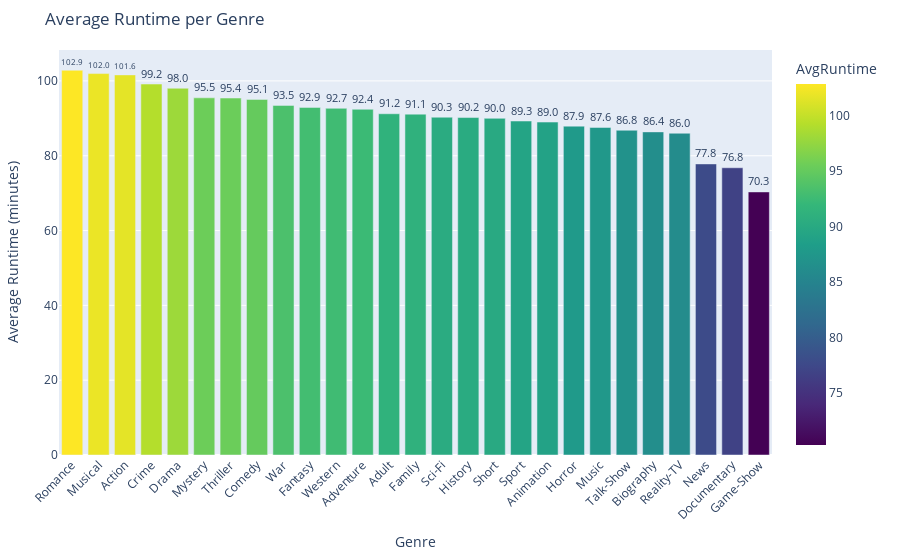

The notebook cell saved with this chart:
### Code cell
fig = px.bar(
    avg_runtime_df.sort_values('AvgRuntime', ascending=False),
    x='Genre',
    y='AvgRuntime',
    color='AvgRuntime',
    color_continuous_scale='Viridis',
    title='Average Runtime per Genre',
    text='AvgRuntime'
)

fig.update_traces(texttemplate='%{text:.1f}', textposition='outside')
fig.update_layout(xaxis_tickangle=-45, yaxis_title='Average Runtime (minutes)', margin=dict(t=50, l=50, r=25, b=100))
fig.show()

### Figure 1 — Plotly figure (JSON) as saved in the notebook; plotly's stock layout.template omitted (floating-point values rounded to 4 significant figures)
{"data": [{"hovertemplate": "Genre=%{x}<br>AvgRuntime=%{marker.color}<extra></extra>", "legendgroup": "", "marker": {"color": [102.9, 102.0, 101.6, 99.17, 98.04, 95.48, 95.43, 95.06, 93.46, 92.93, 92.68, 92.42, 91.23, 91.12, 90.3, 90.21, 90.0, 89.28, 89.0, 87.91, 87.57, 86.82, 86.38, 86.02, 77.82, 76.79, 70.33], "coloraxis": "coloraxis", "pattern": {"shape": ""}}, "name": "", "orientation": "v", "showlegend": false, "text": [102.9, 102.0, 101.6, 99.17, 98.04, 95.48, 95.43, 95.06, 93.46, 92.93, 92.68, 92.42, 91.23, 91.12, 90.3, 90.21, 90.0, 89.28, 89.0, 87.91, 87.57, 86.82, 86.38, 86.02, 77.82, 76.79, 70.33], "textposition": "outside", "texttemplate": "%{text:.1f}", "type": "bar", "x": ["Romance", "Musical", "Action", "Crime", "Drama", "Mystery", "Thriller", "Comedy", "War", "Fantasy", "Western", "Adventure", "Adult", "Family", "Sci-Fi", "History", "Short", "Sport", "Animation", "Horror", "Music", "Talk-Show", "Biography", "Reality-TV", "News", "Documentary", "Game-Show"], "xaxis": "x", "y": [102.9, 102.0, 101.6, 99.17, 98.04, 95.48, 95.43, 95.06, 93.46, 92.93, 92.68, 92.42, 91.23, 91.12, 90.3, 90.21, 90.0, 89.28, 89.0, 87.91, 87.57, 86.82, 86.38, 86.02, 77.82, 76.79, 70.33], "yaxis": "y"}], "layout": {"barmode": "relative", "coloraxis": {"colorbar": {"title": {"text": "AvgRuntime"}}, "colorscale": [[0, "#440154"], [0.1111, "#482878"], [0.2222, "#3e4989"], [0.3333, "#31688e"], [0.4444, "#26828e"], [0.5556, "#1f9e89"], [0.6667, "#35b779"], [0.7778, "#6ece58"], [0.8889, "#b5de2b"], [1, "#fde725"]]}, "legend": {"tracegroupgap": 0}, "margin": {"b": 100, "l": 50, "r": 25, "t": 50}, "title": {"text": "Average Runtime per Genre"}, "xaxis": {"anchor": "y", "domain": [0, 1], "tickangle": -45, "title": {"text": "Genre"}}, "yaxis": {"anchor": "x", "domain": [0, 1], "title": {"text": "Average Runtime (minutes)"}}}}
